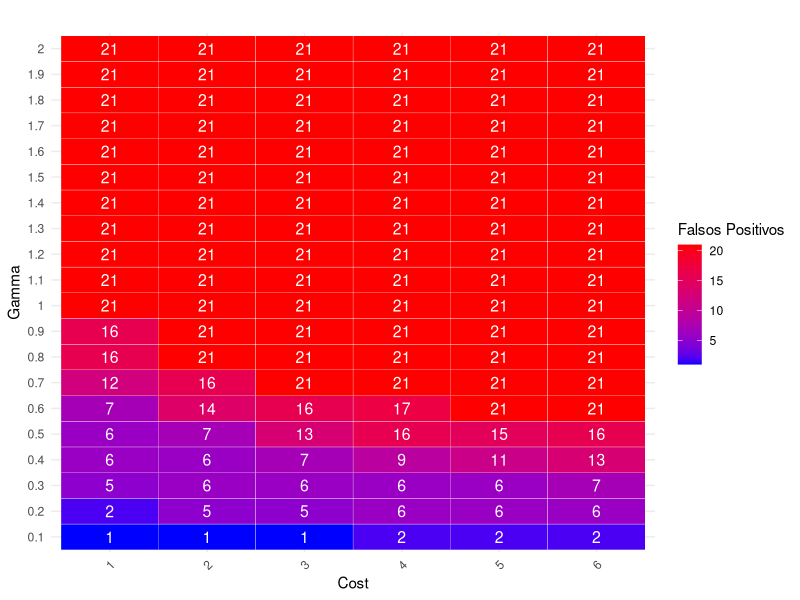
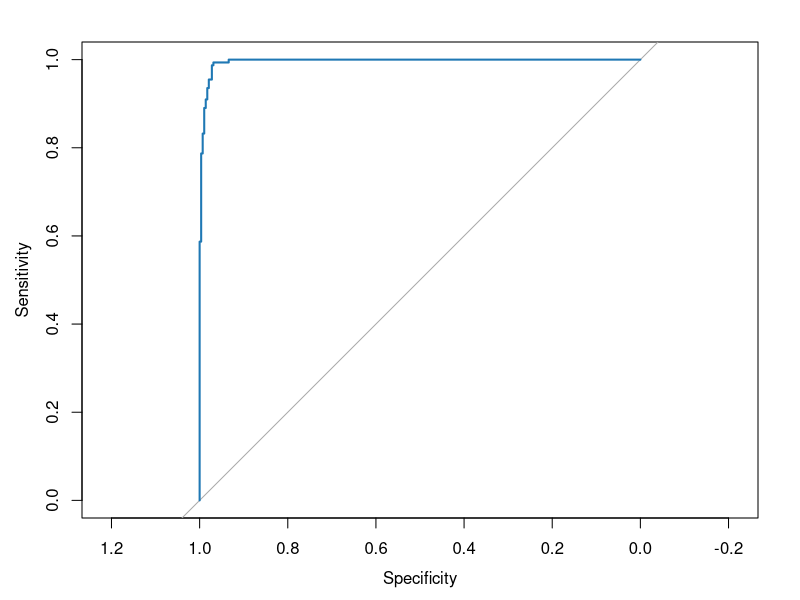
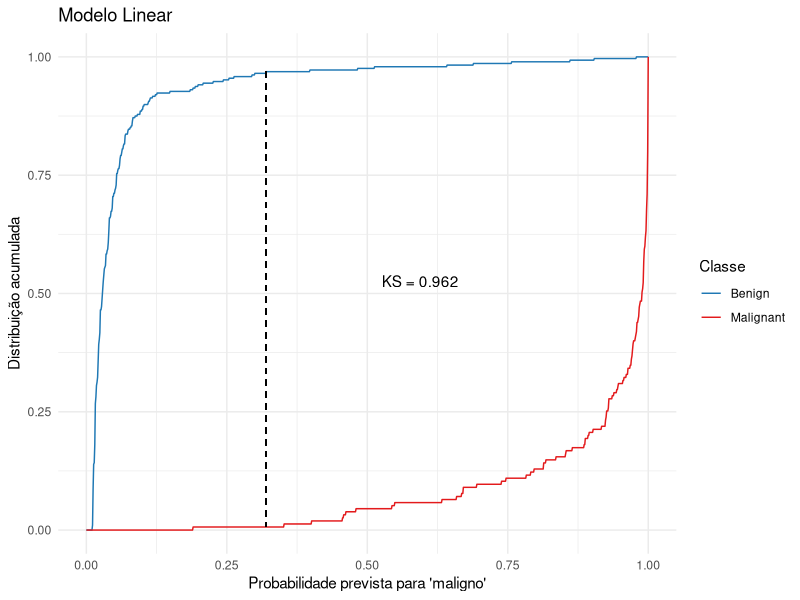
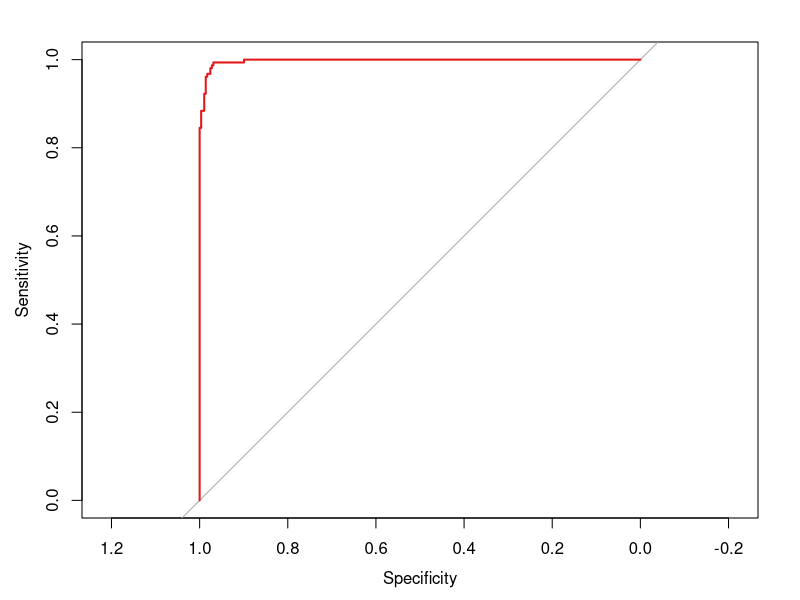
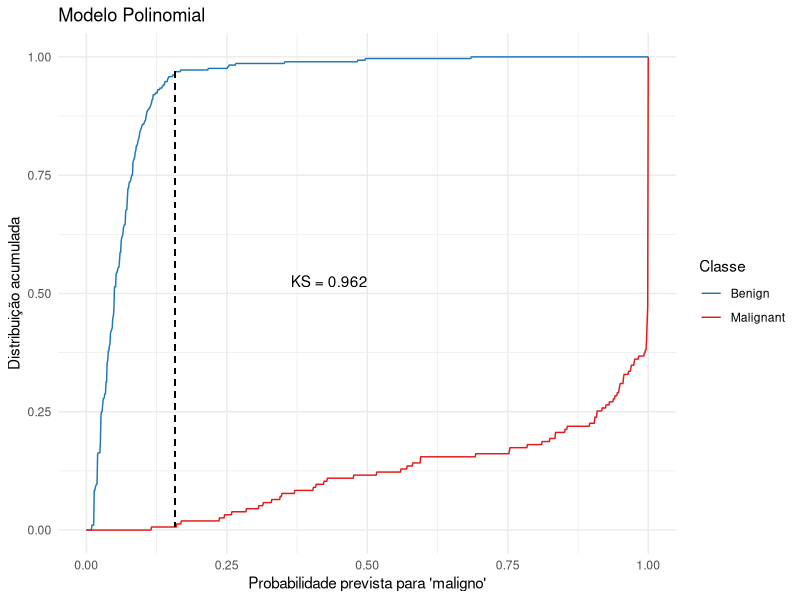

Reproduce these figures in R, in order. (Note: this script raises an error after producing the figures.)
## ---- chunk 1
knitr::opts_chunk$set(echo = TRUE, warning = FALSE, message = FALSE)
## ---- chunk 2

load_or_install <- function(packages) {
  for (package_name in packages) {
    if (!requireNamespace(package_name, quietly = TRUE)) {
      install.packages(package_name)
    }
    suppressPackageStartupMessages(library(package_name, character.only = TRUE))
  }
}

required_packages <- c(
  "mlbench", "e1071", "caret", "dplyr", "ggplot2", "reshape2", "pROC", "gridExtra", "scales"
)

load_or_install(required_packages)
## ---- chunk 3
data("BreastCancer")
bc <- BreastCancer[, -1]
bc[bc == "?"] <- NA
bc <- na.omit(bc)
bc[, -10] <- lapply(bc[, -10], function(x) as.numeric(as.character(x)))
bc$Class <- as.factor(bc$Class)
## ---- chunk 4
set.seed(64324)
trainIndex <- createDataPartition(bc$Class, p = 0.35, list = FALSE)
trainData <- bc[trainIndex, ]
testData  <- bc[-trainIndex, ]

trainData$Classe <- "Treino"
testData$Classe  <- "Teste"
combinedData <- bind_rows(trainData, testData)

trainData <- trainData[,-11]
testData <- testData[,-11]

## ---- chunk 5
# Achando o melhor modelo ------------------------------------------------------

buscar_melhor_modelo_fp <- function(gammas, costs,
                                    kernel = "poly",#melhor performance 
                                    train_data, test_data) {
  # Pacotes
  if (!requireNamespace("e1071", quietly = TRUE)) install.packages("e1071")
  if (!requireNamespace("caret", quietly = TRUE)) install.packages("caret")
  library(e1071)
  library(caret)
  
  # Resultado inicial
  resultados <- data.frame(
    Gamma = numeric(),
    Cost = numeric(),
    Falsos_Positivos = numeric(),
    Accuracy = numeric(),
    Recall = numeric(),
    Specificity = numeric(),
    Balanced_Accuracy = numeric(),
    Kappa = numeric(),
    stringsAsFactors = FALSE
  )
  
  # Loop sobre gama e custo
  for (g in gammas) {
    for (c in costs) {
      
      # Treinar modelo
      modelo <- svm(Class ~ ., data = train_data, kernel = kernel,
                    gamma = g, cost = c, cross=10, probability = TRUE)
      
      # Prever
      predicoes <- predict(modelo, test_data)
      
      # Matriz de confusão
      conf_mat <- confusionMatrix(predicoes, test_data$Class)
      
      # Falsos Positivos Médicos
      # (Previu maligno e era benigno)
      tabela <- conf_mat$table
      falsos_positivos <- tabela["malignant","benign"]
      
      # Métricas extras
      acc <- conf_mat$overall["Accuracy"]
      recall <- conf_mat$byClass["Sensitivity"]
      specificity <- conf_mat$byClass["Specificity"]
      balanced_acc <- (recall + specificity) / 2
      kappa <- conf_mat$overall["Kappa"]
      
      # Salvar resultados
      resultados <- rbind(resultados, data.frame(
        Gamma = g,
        Cost = c,
        Falsos_Positivos = falsos_positivos,
        Accuracy = acc,
        Recall = recall,
        Specificity = specificity,
        Balanced_Accuracy = balanced_acc,
        Kappa = kappa
      ))
    }
  }
  
  # Encontrar o melhor (menor falsos positivos)
  melhor_idx <- which.min(resultados$Falsos_Positivos)
  melhor_modelo <- resultados[melhor_idx, ]
  
  # Reajustar o modelo com os melhores parâmetros
  melhor_fit <- svm(Class ~ ., data = train_data,
                    kernel = kernel,
                    gamma = melhor_modelo$Gamma,
                    cost = melhor_modelo$Cost,
                    cross = 10,
                    probability = TRUE)
  
  # Retornar
  return(list(
    Resultados_Grade = resultados,
    Melhor_Modelo = melhor_modelo,
    Modelo_Fit = melhor_fit
  ))
}


# Definindo a faixa de valores
gammas <- seq(0.1, 2, by = 0.1)
costs <- seq(1, 6, by = 1)

# Executando a busca
resultado_busca <- buscar_melhor_modelo_fp(
  gammas = gammas,
  costs = costs,
  kernel = "polynomial", # tem que alterar para cada kernel => radial ou linear ou sigmoid
  train_data = trainData,
  test_data = testData
)

# Visualizar a tabela completa
#resultado_busca$Resultados_Grade

# Visualizar o melhor modelo encontrado
resultado_busca$Melhor_Modelo

# Acessar o modelo treinado final
resultado_busca$Modelo_Fit

# Falsos positivos
resultado_busca$Melhor_Modelo$Falsos_Positivos


# LINEAR 8
# poly 11
# POLYNOMIAL 1 -> VENCEDOR!!!!
# SIGMOID 8

# VISUALIZANDO GRÁFICAMENTE_____________________________________________________

# Gerar Heatmap dos Falsos Positivos
plot_fp_heatmap <- function(resultados_grade) {
  if (!requireNamespace("ggplot2", quietly = TRUE)) install.packages("ggplot2")
  library(ggplot2)
  
  ggplot(resultados_grade, aes(x = as.factor(Cost),
                               y = as.factor(Gamma), fill = Falsos_Positivos)) +
    geom_tile(color = "white") +
    geom_text(aes(label = Falsos_Positivos), color = "white", size = 4) +
    scale_fill_gradient(low = "blue", high = "red") +
    labs(title = "",
         x = "Cost",
         y = "Gamma",
         fill = "Falsos Positivos") +
    theme_minimal() +
    theme(axis.text.x = element_text(angle = 45, hjust = 1))
}

# Só rodar:

plot_fp_heatmap(resultado_busca$Resultados_Grade)
## ---- chunk 6
# Modelos SVM ------------------------------------------------------------------
# MODELO poly ------------------------------------------------------------------


# SVM poly com parâmetros ajustados + cross-validation
fit.poly <- svm(Class ~ ., data = trainData,
                kernel = "polynomial",
                gamma = 0.1,
                cost = 1,
                cross=10,
                probability = TRUE)

summary(fit.poly)

# Previsão com modelo ajustado
pred_final_poly <- predict(fit.poly, testData, probability = TRUE)
conf_matrix <- confusionMatrix(pred_final_poly, testData$Class)
print(conf_matrix)





# MODELO LINEAR-----------------------------------------------------------------

# Ajustar o modelo Linear também com cross-validation
fit.linear <- svm(Class ~ ., data = trainData,
                  kernel = "linear",
                  gamma = 0.1,
                  cost = 1,  # Podemos começar com cost padrão = 1
                  cross = 10,
                  probability = TRUE)

# Predição com modelo Linear ajustado
pred_final_linear <- predict(fit.linear, testData, probability = TRUE)

# Matriz de confusão
conf_matrix_linear <- confusionMatrix(pred_final_linear, testData$Class)
print(conf_matrix_linear)


## ---- chunk 7

# Comparação SVM poly vs SVM Linear - MODELOS AJUSTADOS-----------------------

# Avaliação polynomial
conf_poly <- confusionMatrix(pred_final_poly,
                               testData$Class)  # usando pred_final do fit.poly
probs_poly <- attr(predict(fit.poly, testData,
                             probability = TRUE), "probabilities")[, "malignant"]
roc_poly <- roc(testData$Class, probs_poly,
                  levels = c("benign", "malignant"), direction = "<")
auc_poly <- auc(roc_poly)

# Avaliação Linear
conf_linear <- confusionMatrix(pred_final_linear,
                               testData$Class)  # usando pred_final_linear do fit.linear
probs_linear <- attr(predict(fit.linear, testData,
                             probability = TRUE), "probabilities")[, "malignant"]
roc_linear <- roc(testData$Class, probs_linear,
                  levels = c("benign", "malignant"), direction = "<")
auc_linear <- auc(roc_linear)

# Função para calcular Precision e F1-Score
calc_metrics <- function(conf_mat) {
  precision <- conf_mat$byClass["Pos Pred Value"]  # Precision
  recall <- conf_mat$byClass["Sensitivity"]        # Recall
  specificity <- conf_mat$byClass["Specificity"]   # Specificity
  f1 <- 2 * ((precision * recall) / (precision + recall)) # F1 Score
  balanced_acc <- (recall + specificity) / 2              # Balanced Accuracy
  kappa <- conf_mat$overall["Kappa"]                      # Kappa
  
  return(c(precision, recall, specificity, f1, balanced_acc, kappa))
}

# Aplicar função
metrics_poly <- calc_metrics(conf_poly)
metrics_linear <- calc_metrics(conf_linear)

# Construir Tabela Final
resultado_completo <- data.frame(
  Modelo = c("SVM polynomial (ajustado)", "SVM Linear (ajustado)"),
  Acuracia = c(conf_poly$overall["Accuracy"], conf_linear$overall["Accuracy"]),
  Precision = c(metrics_poly[1], metrics_linear[1]),
  Recall = c(metrics_poly[2], metrics_linear[2]),
  Specificity = c(metrics_poly[3], metrics_linear[3]),
  F1_Score = c(metrics_poly[4], metrics_linear[4]),
  Balanced_Accuracy = c(metrics_poly[5], metrics_linear[5]),
  Kappa = c(metrics_poly[6], metrics_linear[6]),
  AUC = c(auc_poly, auc_linear)
)

# Visualizar
print(resultado_completo)



## ---- chunk 8

# Curva ROC LINEAR -------------------------------------------------------------


# Calcular probabilidades previstas para o modelo Linear
probs_linear <- attr(predict(fit.linear, testData, probability = TRUE),
                     "probabilities")[, "malignant"]

# Curva ROC para modelo Linear
roc_curve_linear <- roc(testData$Class, probs_linear,
                        levels = c("benign", "malignant"), direction = "<")

# Plotar a Curva ROC
plot(roc_curve_linear, col = "#1f78b4", main = "")

# Calcular AUC
auc_linear <- auc(roc_curve_linear)
cat("AUC do Modelo Linear:", round(auc_linear, 3), "\n")


# Transformar classes em binárias (1 = "malignant", 0 = "benign")
y_true_linear <- ifelse(testData$Class == "malignant", 1, 0)

# Obter probabilidades previstas para a classe "malignant" do modelo linear
probs_linear <- attr(predict(fit.linear, testData, probability = TRUE),
                     "probabilities")[, "malignant"]

# Organizar em um data frame
df_ks_linear <- data.frame(probs = probs_linear, actual = y_true_linear)

# Separar as distribuições cumulativas
ecdf_malignant_linear <- ecdf(df_ks_linear$probs[df_ks_linear$actual == 1])
ecdf_benign_linear    <- ecdf(df_ks_linear$probs[df_ks_linear$actual == 0])

# Sequência de pontos para comparar
probs_seq_linear <- seq(0, 1, by = 0.001)

# Calcular as distâncias absolutas
diffs_linear <- abs(ecdf_malignant_linear(probs_seq_linear) - ecdf_benign_linear(probs_seq_linear))
ks_statistic_linear <- max(diffs_linear)

# Resultado da Estatística KS
cat("Estatística KS do Modelo Linear:", round(ks_statistic_linear, 3), "\n")

# Criar dataframe de ECDFs
df_ecdf_linear <- data.frame(
  Prob = probs_seq_linear,
  Benign = ecdf_benign_linear(probs_seq_linear),
  Malignant = ecdf_malignant_linear(probs_seq_linear)
)

# Adicionar coluna de diferença
df_ecdf_linear <- df_ecdf_linear %>%
  mutate(KS_Diff = abs(Malignant - Benign))

# Encontrar o ponto de maior separação (KS)
max_ks_linear <- df_ecdf_linear[which.max(df_ecdf_linear$KS_Diff), ]

# Gráfico para o Modelo Linear
ggplot(df_ecdf_linear, aes(x = Prob)) +
  geom_line(aes(y = Benign, color = "Benign")) +
  geom_line(aes(y = Malignant, color = "Malignant")) +
  geom_segment(aes(x = max_ks_linear$Prob, xend = max_ks_linear$Prob,
                   y = max_ks_linear$Benign, yend = max_ks_linear$Malignant),
               color = "black", linetype = "dashed") +
  annotate("text", x = max_ks_linear$Prob,
           y = (max_ks_linear$Benign + max_ks_linear$Malignant)/2,
           label = paste("KS =", round(ks_statistic_linear, 3)),
           vjust = -1, hjust = -1.5) +
  scale_color_manual(values = c("Benign" = "#1f78b4", "Malignant" = "#e31a1c")) +
  labs(title = "Modelo Linear",
       x = "Probabilidade prevista para 'maligno'",
       y = "Distribuição acumulada",
       color = "Classe") +
  theme_minimal()




# Curva ROC  poly --------------------------------------------------------------

# Probabilidades para classe "malignant" - Usando fit.poly ajustado
probs_poly <- attr(predict(fit.poly, testData,
                           probability = TRUE), "probabilities")[, "malignant"]

# Curva ROC para modelo poly ajustado
roc_curve_poly <- roc(testData$Class, probs_poly,
                      levels = c("benign", "malignant"), direction = "<")

# Plotar a Curva ROC
plot(roc_curve_poly, col = "#e31a1c",
     main = "")

# Calcular AUC
auc_value_poly <- auc(roc_curve_poly)
cat("AUC do Modelo Polinomial (ajustado):", round(auc_value_poly, 3), "\n")

# Isso significa que, em X% das vezes, o modelo consegue ranquear 
# um caso maligno acima de um benigno (em termos de probabilidade).


# ANALISANDO A DIFERENCIAÇÃO DAS DISTRIBUIÇÕES POR CLASSE ---------------------

# Transformar classes em binárias (1 = "malignant", 0 = "benign")
y_true_poly <- ifelse(testData$Class == "malignant", 1, 0)

# Organizar em um data frame
df_ks_poly <- data.frame(probs = probs_poly, actual = y_true_poly)

# Separar as distribuições cumulativas
ecdf_malignant_poly <- ecdf(df_ks_poly$probs[df_ks_poly$actual == 1])
ecdf_benign_poly    <- ecdf(df_ks_poly$probs[df_ks_poly$actual == 0])

# Sequência de pontos para comparar
probs_seq_poly <- seq(0, 1, by = 0.001)

# Calcular as distâncias absolutas
diffs_poly <- abs(ecdf_malignant_poly(probs_seq_poly) - ecdf_benign_poly(probs_seq_poly))
ks_statistic_poly <- max(diffs_poly)

# Resultado da Estatística KS
cat("Estatística KS do Modelo Polinomial (ajustado):",
    round(ks_statistic_poly, 3), "\n")

# Criar dataframe para plotagem das ECDFs
df_ecdf_poly <- data.frame(
  Prob = probs_seq_poly,
  Benign = ecdf_benign_poly(probs_seq_poly),
  Malignant = ecdf_malignant_poly(probs_seq_poly)
)

df_ecdf_poly <- df_ecdf_poly %>%
  mutate(KS_Diff = abs(Malignant - Benign))

# Encontrar o ponto máximo de separação (KS)
max_ks_poly <- df_ecdf_poly[which.max(df_ecdf_poly$KS_Diff), ]

# Gráfico de KS - Modelo poly
ggplot(df_ecdf_poly, aes(x = Prob)) +
  geom_line(aes(y = Benign, color = "Benign")) +
  geom_line(aes(y = Malignant, color = "Malignant")) +
  geom_segment(aes(x = max_ks_poly$Prob, xend = max_ks_poly$Prob,
                   y = max_ks_poly$Benign, yend = max_ks_poly$Malignant),
               color = "black", linetype = "dashed") +
  annotate("text", x = max_ks_poly$Prob,
           y = (max_ks_poly$Benign + max_ks_poly$Malignant)/2,
           label = paste("KS =", round(ks_statistic_poly, 3)),
           vjust = -1, hjust = -1.5) +
  scale_color_manual(values = c("Benign" = "#1f78b4", "Malignant" = "#e31a1c")) +
  labs(title = "Modelo Polinomial",
       x = "Probabilidade prevista para 'maligno'",
       y = "Distribuição acumulada",
       color = "Classe") +
  theme_minimal()


# COMPARAçÂO CURVA ROC E KS (LINEAR vc poly)----------------------------------

# Comparação AUC
cat("\nComparação de AUC:\n")
cat(" - SVM poly:", round(auc_poly, 3), "\n")
cat(" - SVM Linear:", round(auc_linear, 3), "\n")

if (auc_poly > auc_linear) {
  cat("Melhor AUC: SVM poly\n")
} else if (auc_poly < auc_linear) {
  cat("Melhor AUC: SVM Linear\n")
} else {
  cat("Empate em AUC\n")
}

# Comparação KS
cat("\nComparação de Estatística KS:\n")
cat(" - SVM poly:", round(ks_statistic_poly, 3), "\n")
cat(" - SVM Linear:", round(ks_statistic_linear, 3), "\n")

if (ks_statistic_poly > ks_statistic_linear) {
  cat("Maior separação KS: SVM poly\n")
} else if (ks_statistic_poly < ks_statistic_linear) {
  cat("Maior separação KS: SVM Linear\n")
} else {
  cat("Empate na Estatística KS\n")
}


## ---- chunk 9

# IMPORTANCIA DAS VARIÁVEIS-----------------------------------------------------

# Treinar usando caret - SVM Polynomial
svm_caret_fit_poly <- train(Class ~ ., data = trainData[,-11],
                            method = "svmPoly",
                            trControl = trainControl(method = "cv", number = 10),
                            tuneGrid = expand.grid(
                              degree = 2,    # Grau do polinômio (ajuste conforme quiser)
                              scale = 0.1,   # Fator de ajuste (análogo ao gamma no radial)
                              C = 2          # Parâmetro de custo
                            ))

# Importância das variáveis
varImpPlot <- varImp(svm_caret_fit_poly)
print(varImpPlot)
plot(varImpPlot)

# Preparar o dataframe para ggplot
imp_df <- varImpPlot$importance
imp_df$Variable <- rownames(imp_df)

# Gráfico de Importância
ggplot(imp_df, aes(x = reorder(Variable, benign), y = benign)) +
  geom_col(fill = "#1f78b4") +
  coord_flip() +
  geom_hline(yintercept = 60, linetype = "dashed", color = "darkgray") +
  geom_hline(yintercept = 100, linetype = "dashed", color = "red") +
  geom_text(aes(label = round(benign, 1)), hjust = -0.1, size = 3.5, color = "black") +
  labs(title = "Importância das Variáveis - SVM Polinomial Ajustado",
       x = "Variável", y = "Importância (%)") +
  theme_minimal() +
  theme(axis.text = element_text(size = 10),
        plot.title = element_text(size = 14, face = "bold"))



## ---- chunk 10

# Fronteiras de Decisão das top 4 variáveis ------------------------------------

# Função para criar o gráfico de fronteira para um par de variáveis
plot_single_decision_boundary <- function(model_fit, train_data, var1, var2) {
  # Pacotes
  if (!requireNamespace("ggplot2", quietly = TRUE)) install.packages("ggplot2")
  library(ggplot2)
  
  # Calcular médias das variáveis
  media_vars <- sapply(train_data, function(x) if(is.numeric(x)) mean(x, na.rm = TRUE) else NA)
  
  # Criar grid variando apenas var1 e var2
  x_seq <- seq(min(train_data[[var1]]), max(train_data[[var1]]), length.out = 100)
  y_seq <- seq(min(train_data[[var2]]), max(train_data[[var2]]), length.out = 100)
  grid <- expand.grid(x_seq, y_seq)
  colnames(grid) <- c(var1, var2)
  
  # Preencher as demais variáveis com a média
  for (col in colnames(train_data)) {
    if (!(col %in% c(var1, var2, "Class"))) {
      grid[[col]] <- media_vars[col]
    }
  }
  
  # Previsão usando o modelo completo
  grid$Class <- predict(model_fit, newdata = grid)
  
  # Criar o gráfico
  p <- ggplot() +
    geom_point(data = grid, aes_string(x = var1, y = var2, color = "Class"),
               shape = 15, alpha = 0.3, size = 1) +
    geom_point(data = train_data, aes_string(x = var1, y = var2, color = "Class"),
               shape = 16, size = 1.8) +
    scale_color_manual(values = c("benign" = "#1f78b4", "malignant" = "#e31a1c")) +
    labs(title = paste("", var1, "vs", var2),
         x = var1, y = var2) +
    theme_minimal()
  
  return(p)
}


# Exemplo de chamada para uma dupla
plot1 <- plot_single_decision_boundary(fit.poly, testData, "Cell.size", "Cell.shape")
plot2 <- plot_single_decision_boundary(fit.poly, testData, "Cell.size", "Bare.nuclei")
plot3 <- plot_single_decision_boundary(fit.poly, testData, "Cell.size", "Bl.cromatin")
plot4 <- plot_single_decision_boundary(fit.poly, testData, "Cell.shape", "Bare.nuclei")
plot5 <- plot_single_decision_boundary(fit.poly, testData, "Cell.shape", "Bl.cromatin")
plot6 <- plot_single_decision_boundary(fit.poly, testData, "Bare.nuclei", "Bl.cromatin")

library(gridExtra)

grid.arrange(plot1, plot2, nrow = 1, ncol = 2)
grid.arrange(plot3, plot4, nrow = 1, ncol = 2)
grid.arrange(plot5, plot6, nrow = 1, ncol = 2)




## ---- chunk 11
# PCA e visualização ----------------------------------------------------------

# PCA GERAL

# Selecionar colunas numéricas
numeric_features_total <- combinedData %>% select(-Class, -Classe)

# PCA
pca_total_result <- prcomp(numeric_features_total, scale. = TRUE)

combinedData_PCA <- combinedData %>%
  mutate(PC1 = pca_total_result$x[, 1],
         PC2 = pca_total_result$x[, 2])

summary(pca_total_result)

ggplot(combinedData_PCA, aes(x = PC1, y = PC2, color = Class, shape = Classe)) +
  geom_point(alpha = 0.7) +
  labs(title = "Distribuição dos Dados no Espaço PCA") +
  theme_minimal() +
  scale_color_manual(values = c("benign" = "#1f78b4", "malignant" = "#e31a1c")) +
  scale_shape_manual(values = c(16, 17))



# Criando o modelo - Divisão treino e teste
set.seed(64324)
trainIndex <- createDataPartition(bc$Class, p = 0.35, list = FALSE)
trainData <- bc[trainIndex, ]
testData  <- bc[-trainIndex, ]

trainData$Classe <- "Treino"
testData$Classe  <- "Teste"



# Estrutura de treino:

# Selecionar colunas numéricas
numeric_features_train <- trainData %>% select(-Class, -Classe)

# PCA
pca_result_train <- prcomp(numeric_features_train, scale. = TRUE)

trainData_PCA <- trainData %>%
  mutate(PC1 = pca_result_train$x[, 1],
         PC2 = pca_result_train$x[, 2])

summary(pca_result_train)


# Estrutura de teste:

# Selecionar colunas numéricas
numeric_features_test <- testData %>% select(-Class, -Classe)

# PCA
pca_result_test <- prcomp(numeric_features_test, scale. = TRUE)

testData_PCA <- testData %>%
  mutate(PC1 = pca_result_test$x[, 1],
         PC2 = pca_result_test$x[, 2])

summary(pca_result_test)



# Gráfico PCA - teste 
ggplot(trainData_PCA, aes(x = PC1, y = PC2, color = Class, shape = Classe)) +
  geom_point(alpha = 0.7) +
  labs(title = "Distribuição dos Dados no Espaço PCA - treino") +
  theme_minimal() +
  scale_color_manual(values = c("benign" = "#1f78b4", "malignant" = "#e31a1c")) +
  scale_shape_manual(values = c(16, 17))

# teste
ggplot(testData_PCA, aes(x = PC1, y = PC2, color = Class, shape = Classe)) +
  geom_point(alpha = 0.7) +
  labs(title = "Distribuição dos Dados no Espaço PCA - teste") +
  theme_minimal() +
  scale_color_manual(values = c("benign" = "#1f78b4", "malignant" = "#e31a1c")) +
  scale_shape_manual(values = c(16, 17))



# SVM Linear usando PC1 e PC2 --------------------------------------------------

fit.linear_pca <- svm(Class ~ PC1 + PC2,
                      data = trainData_PCA,
                      kernel = "linear",
                      gamma= 0.1,
                      cost = 1,        # cost pode ser ajustado conforme tuning
                      probability = TRUE,
                      cross = 10)


# Criar grade de pontos para previsão
  # Importante ressaltar -> criar a malha com todos os valores (treino e teste)
# para ter o range certo

x_range_pca <- seq(-4,
                   8, length.out = 100)
y_range_pca <- seq(-5,2.5, length.out = 100)
grid_pca <- expand.grid(PC1 = x_range_pca, PC2 = y_range_pca)
grid_pca$Class <- predict(fit.linear_pca, grid_pca)

# # Após PCA
train_pca_valores <- predict(fit.linear_pca, newdata = trainData_PCA[,c(12,13)])
test_pca_valores <- predict(fit.linear_pca, newdata = testData_PCA[,c(12,13)])

# Vamos comparar a média das projeções para o treino
mean_train_PC1 <- mean(trainData_PCA[,c(12)])
mean_test_PC1 <- mean(testData_PCA[,c(12)])

mean_train_PC2 <- mean(trainData_PCA[,c(13)])
mean_test_PC2 <- mean(testData_PCA[,c(13)])

# Se a direção da média for oposta, invertemos o sinal
if (mean_train_PC1 * mean_test_PC1 < 0) {
  testData_PCA[,c(12)] <- -testData_PCA[,c(12)]
}

if (mean_train_PC2 * mean_test_PC2 < 0) {
  testData_PCA[,c(13)] <- -testData_PCA[,c(13)]
}

# Necessário corrigir os eixos caso a 
# Componente possua médias com sinais diferentes


# Plotar fronteira de decisão para SVM Linear
ggplot() +
  geom_point(data = grid_pca, aes(x = PC1, y = PC2, color = Class),
             alpha = 0.15, shape = 15, size = 1.5) +
  geom_point(data = testData_PCA, aes(x = PC1, y = PC2,
                                          color = Class, shape = Classe),
             alpha = 0.8) +
  labs(title = "Fronteira de decisão do modelo linear",
       x = "Componente Principal 1 (PC1)",
       y = "Componente Principal 2 (PC2)") +
  theme_minimal() +
  scale_color_manual(values = c("benign" = "#1f78b4", "malignant" = "#e31a1c")) +
  scale_shape_manual(values = c(16, 17))

pred_linear_pca <- predict(fit.linear_pca, testData_PCA[,c(12,13)], probability = TRUE)
conf_linear_pca <- confusionMatrix(pred_linear_pca, testData_PCA$Class)
print(conf_linear_pca)


# Fronteira de Decisão poly (usando PCA) -------------------------------------

# Treinar modelo ajustado usando PC1 e PC2
fit.poly_pca <- svm(Class ~ PC1 + PC2,
                    data = trainData_PCA,
                    kernel = "polynomial",
                    gamma = 0.1,    # se quiser manter o ajuste manual
                    cost = 1,
                    probability = TRUE,
                    cross = 10)


# Criar grade de pontos para previsão
# Importante ressaltar -> criar a malha com todos os valores (treino e teste)
# para ter o range certo

x_range_pca <- seq(-4,
                   8, length.out = 100)
y_range_pca <- seq(-5,2.5, length.out = 100)
grid_pca <- expand.grid(PC1 = x_range_pca, PC2 = y_range_pca)
grid_pca$Class <- predict(fit.poly_pca, grid_pca)


# Vamos comparar a média das projeções para o treino
mean_train_PC1 <- mean(trainData_PCA[,c(12)])
mean_test_PC1 <- mean(testData_PCA[,c(12)])

mean_train_PC2 <- mean(trainData_PCA[,c(13)])
mean_test_PC2 <- mean(testData_PCA[,c(13)])

# Se a direção da média for oposta, invertemos o sinal
if (mean_train_PC1 * mean_test_PC1 < 0) {
  testData_PCA[,c(12)] <- -testData_PCA[,c(12)]
}

if (mean_train_PC2 * mean_test_PC2 < 0) {
  testData_PCA[,c(13)] <- -testData_PCA[,c(13)]
}

# Necessário corrigir os eixos caso a 
# Componente possua médias com sinais diferentes


# Plotar fronteira de decisão para SVM Poly
ggplot() +
  geom_point(data = grid_pca, aes(x = PC1, y = PC2, color = Class),
             alpha = 0.15, shape = 15, size = 1.5) +
  geom_point(data = testData_PCA, aes(x = PC1, y = PC2,
                                      color = Class, shape = Classe),
             alpha = 0.8) +
  labs(title = "Fronteira de decisão do modelo polinomial",
       x = "Componente Principal 1 (PC1)",
       y = "Componente Principal 2 (PC2)") +
  theme_minimal() +
  scale_color_manual(values = c("benign" = "#1f78b4", "malignant" = "#e31a1c")) +
  scale_shape_manual(values = c(16, 17))

pred_poli_pca <- predict(fit.poly_pca, testData_PCA[,c(12,13)], probability = TRUE)
conf_poli_pca <- confusionMatrix(pred_poli_pca, testData_PCA$Class)
print(conf_poli_pca)


# Comparação das fronteiras visuais dos modelos --------------------------------


# Previsão usando modelo ajustado linear
grid_pca$Class_Linear <- predict(fit.linear_pca, newdata = grid_pca)

# Previsão usando modelo ajustado poly
grid_pca$Class_poly <- predict(fit.poly_pca, newdata = grid_pca)


names(grid_pca)[5] <- "Classe"

ggplot() +
  # Fronteira SVM poly (como fundo)
  geom_point(data = grid_pca, aes(x = PC1, y = PC2, color = Classe),
             alpha = 0.15, shape = 15, size = 1) +
  # Fronteira SVM Linear (como contorno)
  geom_contour(data = grid_pca, aes(x = PC1, y = PC2,
                                    z = as.numeric(Class_Linear == "malignant")),
               color = "black", linetype = "dashed") +
  # Pontos reais dos dados
  geom_point(data = testData_PCA, aes(x = PC1, y = PC2,
                                          color = Class, shape = Classe),
             alpha = 0.9, size = 2) +
  labs(title = "",x = "Componente Principal 1 (PC1)",
       y = "Componente Principal 2 (PC2)") +
  scale_color_manual(values = c("benign" = "#1f78b4", "malignant" = "#e31a1c")) +
  scale_shape_manual(values = c(16, 17)) +
  theme_minimal()

names(grid_pca)[5] <- "Class_poly"

# Comparação das medidas entre os modelos de PCA--------------------------------

metrics_poli_pca <- calc_metrics(conf_poli_pca)
metrics_linear_pca <- calc_metrics(conf_linear_pca)


# Construir a Tabela
resultado_completo_pca <- data.frame(
  Modelo = c("SVM Polinomial Ajustado (PCA)", "SVM Linear Ajustado (PCA)"),
  Acuracia = c(conf_poli_pca$overall["Accuracy"], conf_linear_pca$overall["Accuracy"]),
  Precision = c(metrics_poli_pca[1], metrics_linear_pca[1]),
  Recall = c(metrics_poli_pca[2], metrics_linear_pca[2]),
  Specificity = c(metrics_poli_pca[3], metrics_linear_pca[3]),
  F1_Score = c(metrics_poli_pca[4], metrics_linear_pca[4]),
  Balanced_Accuracy = c(metrics_poli_pca[5], metrics_linear_pca[5]),
  Kappa = c(metrics_poli_pca[6], metrics_linear_pca[6])
)

# Visualizar
print(resultado_completo_pca)

# Extração de Falsos Positivos
fp_poli_pca <- conf_poli_pca$table["malignant","benign"]
fp_linear_pca <- conf_linear_pca$table["malignant","benign"]

# Criar dataframe
df_fp_pca <- data.frame(
  Modelo = c("SVM Polinomial Ajustado (PCA)", "SVM Linear Ajustado (PCA)"),
  Falsos_Positivos = c(fp_poli_pca, fp_linear_pca)
)

# Proporções
df_fp_pca$Proporcao <- df_fp_pca$Falsos_Positivos/sum(df_fp_pca$Falsos_Positivos)
df_fp_pca$Label <- paste0(df_fp_pca$Falsos_Positivos, " (", 
                          scales::percent(df_fp_pca$Proporcao, accuracy = 0.1), ")")


# Teste de McNemar no espaço PCA
tabela_mcnemar_pca <- table(pred_poli_pca, pred_linear_pca)
mcnemar_test_pca <- mcnemar.test(tabela_mcnemar_pca)

# Resultado
cat("Teste de McNemar no PCA:\n")
cat(" - Estatística de teste:", round(mcnemar_test_pca$statistic, 3), "\n")
cat(" - p-valor:", mcnemar_test_pca$p.value, "\n\n")

if (mcnemar_test_pca$p.value < 0.05) {
  cat("Diferença estatisticamente significativa entre os modelos no PCA!\n")
} else {
  cat("Sem diferença estatisticamente significativa no PCA.\n")
}


# FUNÇÃO DE DECISÃO DO MELHOR MODELO -------------------------------------------

comparar_modelos_fp_completo <- function(fit_poly, fit_linear, fit_poly_pca,
                                         fit_linear_pca, true_labels,
                                         true_labels_pca) {
  # Carregar pacote necessário
  if (!requireNamespace("caret", quietly = TRUE)) install.packages("caret")
  library(caret)
  
  cat("\n============================\n")
  cat("📊 Comparação MODELOS ORIGINAIS\n")
  cat("============================\n")
  
  # Modelos Originais
  pred_poly <- predict(fit_poly, newdata = testData, probability = TRUE)
  pred_linear <- predict(fit_linear, newdata = testData, probability = TRUE)
  
  conf_poly <- confusionMatrix(pred_poly, true_labels)
  conf_linear <- confusionMatrix(pred_linear, true_labels)
  
  fp_poly <- conf_poly$table["malignant","benign"]
  fp_linear <- conf_linear$table["malignant","benign"]
  
  cat("🔍 Falsos Positivos (Modelos Originais):\n")
  cat(" - SVM poly:", fp_poly, "\n")
  cat(" - SVM Linear:", fp_linear, "\n\n")
  
  if (fp_poly < fp_linear) {
    melhor_modelo_original <- "SVM poly"
    cat("Melhor modelo (Original): SVM poly\n\n")
  } else if (fp_poly > fp_linear) {
    melhor_modelo_original <- "SVM Linear"
    cat("Melhor modelo (Original): SVM Linear\n\n")
  } else {
    melhor_modelo_original <- "Empate"
    cat("Empate no Modelo Original\n\n")
  }
  
  tabela_mcnemar_original <- table(pred_poly, pred_linear)
  mc_test_original <- mcnemar.test(tabela_mcnemar_original)
  
  cat("Teste de McNemar (Modelos Originais):\n")
  cat(" - Estatística:", round(mc_test_original$statistic, 3), "\n")
  cat(" - p-valor:", mc_test_original$p.value, "\n")
  if (mc_test_original$p.value < 0.05) {
    cat("Diferença significativa entre os modelos ao nível de 5% (Original)!\n\n")
  } else {
    cat("Sem diferença significativa ao nível de 5% (Original).\n\n")
  }
  
  
  cat("\n============================\n")
  cat("Comparação MODELOS PCA\n")
  cat("============================\n")
  
  # Modelos PCA
  pred_poly_pca <- predict(fit_poly_pca, newdata = testData_PCA[,c(12,13)], probability = T)
  pred_linear_pca <- predict(fit_linear_pca, newdata = testData_PCA[,c(12,13)], probability = T)
  

  
  conf_poly_pca <- confusionMatrix(pred_poly_pca, true_labels_pca)
  conf_linear_pca <- confusionMatrix(pred_linear_pca, true_labels_pca)
  
  fp_poly_pca <- conf_poly_pca$table["malignant","benign"]
  fp_linear_pca <- conf_linear_pca$table["malignant","benign"]
  
  cat("-> Falsos Positivos (Modelos PCA):\n")
  cat(" - SVM poly PCA:", fp_poly_pca, "\n")
  cat(" - SVM Linear PCA:", fp_linear_pca, "\n\n")
  
  if (fp_poly_pca < fp_linear_pca) {
    melhor_modelo_pca <- "SVM poly PCA"
    cat("Melhor modelo (PCA): SVM poly PCA\n\n")
  } else if (fp_poly_pca > fp_linear_pca) {
    melhor_modelo_pca <- "SVM Linear PCA"
    cat("Melhor modelo (PCA): SVM Linear PCA\n\n")
  } else {
    melhor_modelo_pca <- "Empate"
    cat("Empate no Modelo PCA\n\n")
  }
  
  tabela_mcnemar_pca <- table(pred_poly_pca, pred_linear_pca)
  mc_test_pca <- mcnemar.test(tabela_mcnemar_pca)
  
  cat("-> Teste de McNemar (Modelos PCA):\n")
  cat(" - Estatística:", round(mc_test_pca$statistic, 3), "\n")
  cat(" - p-valor:", mc_test_pca$p.value, "\n")
  if (mc_test_pca$p.value < 0.05) {
    cat("Diferença significativa entre os modelos ao nível de 5% (PCA)!\n")
  } else {
    cat("Sem diferença significativa ao nível de 5% (PCA).\n")
  }
  
  # Retorna uma lista para salvar se quiser
  return(list(
    Original = list(
      Falsos_Positivos = c(poly = fp_poly, Linear = fp_linear),
      Melhor_Modelo = melhor_modelo_original,
      McNemar_Test = mc_test_original
    ),
    PCA = list(
      Falsos_Positivos = c(poly_PCA = fp_poly_pca, Linear_PCA = fp_linear_pca),
      Melhor_Modelo = melhor_modelo_pca,
      McNemar_Test = mc_test_pca
    )
  ))
}

# Chamada da função
resultado_comparacao_completo <- comparar_modelos_fp_completo(
  fit_poly = fit.poly,
  fit_linear = fit.linear,
  fit_poly_pca = fit.poly_pca,
  fit_linear_pca = fit.linear_pca,
  true_labels = testData$Class,
  true_labels_pca = testData_PCA$Class
)



